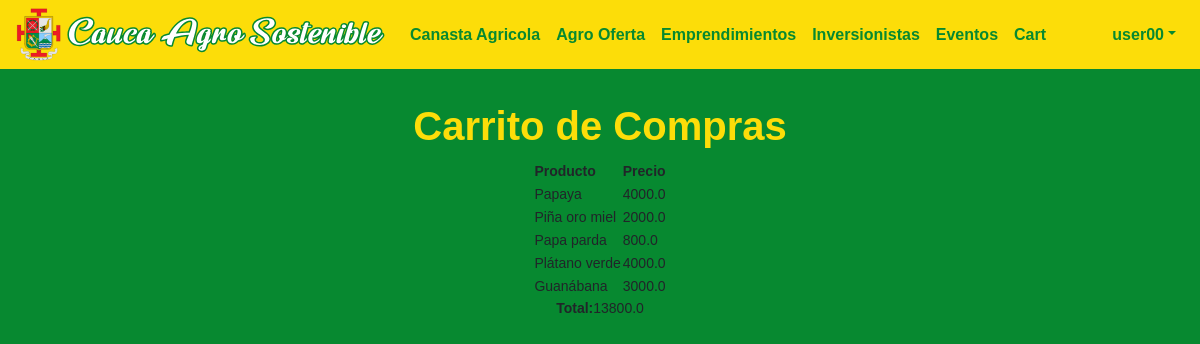
Page /cart (signed in) on the earlier database version.
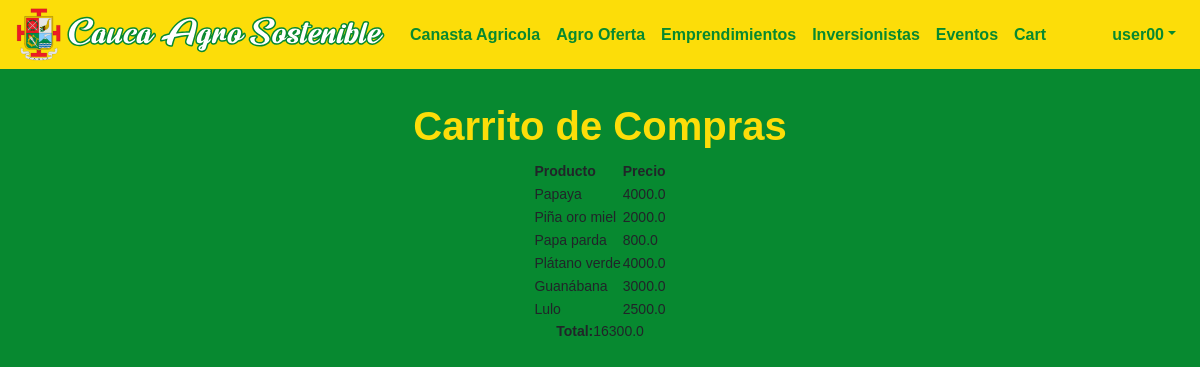
Same page on the later database version.
### caucaSostenible/models.py (models this page shows)
class BillDetail(models.Model):
   bill = models.ForeignKey(Bill, on_delete=models.CASCADE)
   product = models.ForeignKey(Product, on_delete=models.CASCADE)
   class Meta: # Composite pk
        unique_together = (('bill', 'product'),)

class Product(models.Model):
   name = models.CharField(max_length=60)
   price = models.FloatField()
   discount = models.FloatField()
   description = models.CharField(max_length=300)
   imgURL = models.CharField(max_length=300)

class Bill(models.Model):
   user = models.ForeignKey(User, on_delete=models.CASCADE)
   total = models.FloatField()

### caucaSostenible/views.py (the view)
# urls.py: path("cart", views.cart_view, name="cart"),
def cart_view(request):
    bill = Bill.objects.get(user=request.user)
    if bill:
        billDetails = BillDetail.objects.all().filter(bill=bill)
    return render(request, "general/cart.html", {"bill": bill, "billDetails": billDetails})

### caucaSostenible/templates/general/cart.html
{% extends "general/layout.html" %}
{% load static %}
{% load mathfilters %}
{% block body %}
<div id="main-container">
    <h1><center>Carrito de Compras</center></h1>
<center>
<table>
    <thead>
        <th><b>Producto</b></th>
        <th><b>Precio</b></th>
    </thead>
    <tbody>
        {% for billDetail in billDetails %}
        <tr>
            <td>{{billDetail.product.name}}</td>
            <td>{{billDetail.product.price|sub:billDetail.product.discount}}</td>
        </tr>
        {% endfor %}
    </tbody>
</table>
<p><b>Total:</b>{{bill.total}}</p>
</center>
{% endblock %}

Differences in the rows shown:
added BillDetail: product.name "Lulo", product.price|sub "2500.0"
changed Bill: total "13800.0" → "16300.0"
